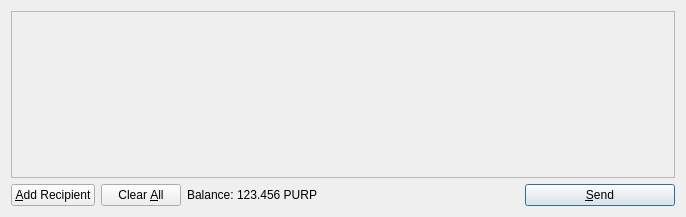
<?xml version="1.0" encoding="UTF-8"?>
<ui version="4.0">
 <class>SendCoinsDialog</class>
 <widget class="QDialog" name="SendCoinsDialog">
  <property name="geometry">
   <rect>
    <x>0</x>
    <y>0</y>
    <width>686</width>
    <height>217</height>
   </rect>
  </property>
  <property name="windowTitle">
   <string>Send Coins</string>
  </property>
  <layout class="QVBoxLayout" name="verticalLayout">
   <item>
    <widget class="QScrollArea" name="scrollArea">
     <property name="widgetResizable">
      <bool>true</bool>
     </property>
     <widget class="QWidget" name="scrollAreaWidgetContents">
      <property name="geometry">
       <rect>
        <x>0</x>
        <y>0</y>
        <width>666</width>
        <height>165</height>
       </rect>
      </property>
      <layout class="QVBoxLayout" name="verticalLayout_2">
       <property name="margin">
        <number>0</number>
       </property>
       <item>
        <layout class="QVBoxLayout" name="entries">
         <property name="spacing">
          <number>6</number>
         </property>
        </layout>
       </item>
       <item>
        <spacer name="verticalSpacer">
         <property name="orientation">
          <enum>Qt::Vertical</enum>
         </property>
         <property name="sizeHint" stdset="0">
          <size>
           <width>20</width>
           <height>40</height>
          </size>
         </property>
        </spacer>
       </item>
      </layout>
     </widget>
    </widget>
   </item>
   <item>
    <layout class="QHBoxLayout" name="horizontalLayout">
     <item>
      <widget class="QPushButton" name="addButton">
       <property name="toolTip">
        <string>Send to multiple recipients at once</string>
       </property>
       <property name="text">
        <string>&amp;Add Recipient</string>
       </property>
       <property name="icon">
        <iconset resource="../bitcoin.qrc">
         <normaloff>:/icons/add</normaloff>:/icons/add</iconset>
       </property>
       <property name="autoDefault">
        <bool>false</bool>
       </property>
      </widget>
     </item>
     <item>
      <widget class="QPushButton" name="clearButton">
       <property name="sizePolicy">
        <sizepolicy hsizetype="Minimum" vsizetype="Fixed">
         <horstretch>0</horstretch>
         <verstretch>0</verstretch>
        </sizepolicy>
       </property>
       <property name="toolTip">
        <string>Remove all transaction fields</string>
       </property>
       <property name="text">
        <string>Clear &amp;All</string>
       </property>
       <property name="icon">
        <iconset resource="../bitcoin.qrc">
         <normaloff>:/icons/remove</normaloff>:/icons/remove</iconset>
       </property>
       <property name="autoRepeatDelay">
        <number>300</number>
       </property>
       <property name="autoDefault">
        <bool>false</bool>
       </property>
      </widget>
     </item>
     <item>
      <layout class="QHBoxLayout" name="horizontalLayout_2">
       <property name="spacing">
        <number>3</number>
       </property>
       <item>
        <widget class="QLabel" name="label">
         <property name="text">
          <string>Balance:</string>
         </property>
        </widget>
       </item>
       <item>
        <widget class="QLabel" name="labelBalance">
         <property name="cursor">
          <cursorShape>IBeamCursor</cursorShape>
         </property>
         <property name="text">
          <string>123.456 PURP</string>
         </property>
         <property name="textInteractionFlags">
          <set>Qt::LinksAccessibleByMouse|Qt::TextSelectableByKeyboard|Qt::TextSelectableByMouse</set>
         </property>
        </widget>
       </item>
      </layout>
     </item>
     <item>
      <spacer name="horizontalSpacer">
       <property name="orientation">
        <enum>Qt::Horizontal</enum>
       </property>
       <property name="sizeHint" stdset="0">
        <size>
         <width>40</width>
         <height>20</height>
        </size>
       </property>
      </spacer>
     </item>
     <item>
      <widget class="QPushButton" name="sendButton">
       <property name="minimumSize">
        <size>
         <width>150</width>
         <height>0</height>
        </size>
       </property>
       <property name="toolTip">
        <string>Confirm the send action</string>
       </property>
       <property name="text">
        <string>&amp;Send</string>
       </property>
       <property name="icon">
        <iconset resource="../bitcoin.qrc">
         <normaloff>:/icons/send</normaloff>:/icons/send</iconset>
       </property>
       <property name="default">
        <bool>true</bool>
       </property>
      </widget>
     </item>
    </layout>
   </item>
  </layout>
 </widget>
 <resources>
  <include location="../bitcoin.qrc"/>
 </resources>
 <connections/>
</ui>
